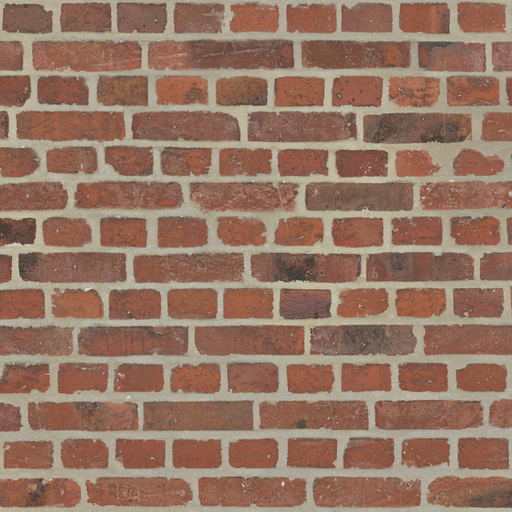
#> input picture Bricks085_512-PNG_Color.png, 512 x 512 px
$ python main.py
#> lines starting #> are read from the running program, lines starting #| are printed output that depends on the picture
import cv2 as cv
import numpy as np
import matplotlib.pyplot as plt


def display_images(original, blurred, msg_left, msg_right):
    fig, axes = plt.subplots(1, 2, figsize=(13, 6))

    axes[0].imshow(original)
    axes[0].set_title(msg_left)
    axes[0].axis('off')

    axes[1].imshow(blurred)
    axes[1].set_title(msg_right)
    axes[1].axis('off')

    plt.tight_layout()
    plt.show()

def save_blurred_img(name, img):
    img_bgr = cv.cvtColor(img, cv.COLOR_RGB2BGR)
    cv.imwrite(name, img_bgr)


def calculate_image_stats_detailed(image):
    if len(image.shape) != 3 or image.shape[2] != 3:
        raise ValueError("Not RGB image")

    height, width, channels = image.shape

    results = {}
    channel_names = ['R', 'G', 'B']

    for i, name in enumerate(channel_names):
        channel = image[:, :, i]

        mean_val = np.mean(channel)
        variance_val = np.var(channel)
        std_val = np.std(channel)
        min_val = np.min(channel)
        max_val = np.max(channel)

        results[name] = {
            'mean': mean_val,
            'variance': variance_val,
            'std': std_val,
            'min': min_val,
            'max': max_val,
            'range': max_val - min_val
        }

    gray_image = cv.cvtColor(image, cv.COLOR_RGB2GRAY)
    overall_mean = np.mean(gray_image)
    overall_variance = np.var(gray_image)

    return {
        'channels': results,
        'overall': {
            'mean': overall_mean,
            'variance': overall_variance,
            'size': f"{width}x{height}",
            'pixels': width * height
        }
    }

def print_stats(stats, msg):
    print("=" * 60)
    print(msg)
    for channel, values in stats['channels'].items():
        print(f"{channel} channels:")
        print(f"  Mean: {values['mean']:.2f}")
        print(f"  Variance: {values['variance']:.2f}")
        print(f"  std: {values['std']:.2f}")
        print(f"  Range: {values['min']} - {values['max']}\n")

    print(f"\nCommon stats (in grayscale):")
    print(f"  Mean: {stats['overall']['mean']:.2f}")
    print(f"  Variance: {stats['overall']['variance']:.2f}")
    print("="*60)


def plot_rgb_histograms(image, bins=256, range=(0, 256)):
    if len(image.shape) != 3 or image.shape[2] != 3:
        raise ValueError("Not RGB image")

    r_channel = image[:, :, 0]
    g_channel = image[:, :, 1]
    b_channel = image[:, :, 2]

    fig, axes = plt.subplots(2, 2, figsize=(12, 10))

    axes[0, 0].imshow(image if len(image.shape) == 3 else image, cmap='gray')
    axes[0, 0].set_title("Current image")
    axes[0, 0].axis('off')

    axes[0, 1].hist(r_channel.ravel(), bins=bins, range=range,
                    color='red', alpha=0.7, edgecolor='black')
    axes[0, 1].set_title("R channel (Red)")
    axes[0, 1].set_xlabel("Value of pixel")
    axes[0, 1].set_ylabel("Frequency")
    axes[0, 1].grid(True, alpha=0.3)

    axes[1, 0].hist(g_channel.ravel(), bins=bins, range=range,
                    color='green', alpha=0.7, edgecolor='black')
    axes[1, 0].set_title("G channel (Green)")
    axes[1, 0].set_xlabel("Value of pixel")
    axes[1, 0].set_ylabel("Frequency")
    axes[1, 0].grid(True, alpha=0.3)

    axes[1, 1].hist(b_channel.ravel(), bins=bins, range=range,
                    color='blue', alpha=0.7, edgecolor='black')
    axes[1, 1].set_title('B channel (Blue)')
    axes[1, 1].set_xlabel("Value of pixel")
    axes[1, 1].set_ylabel("Frequency")
    axes[1, 1].grid(True, alpha=0.3)

    plt.tight_layout()
    plt.show()

    r_hist = np.histogram(r_channel, bins=bins, range=range)
    g_hist = np.histogram(g_channel, bins=bins, range=range)
    b_hist = np.histogram(b_channel, bins=bins, range=range)

    return r_hist, g_hist, b_hist

if __name__ == "__main__":
    layers = 1
    kernel_size=(5, 5)
    sigma = 0
    image_path = "Bricks085_512-PNG_Color.png"

    image = cv.imread(image_path)
#> image is the input picture: shape (512, 512, 3); mean B, G, R 99.1, 116.9, 149.3
    image_rgb = cv.cvtColor(image, cv.COLOR_BGR2RGB)
    assert image is not None, "file could not be read, check with os.path.exists()"

    stats = calculate_image_stats_detailed(image_rgb)
#> the loop in calculate_image_stats_detailed, `for i, name in enumerate(channel_names):` made 3 passes
#> (mean_val, variance_val, std_val, min_val, max_val) on passes 1 to 3: (149.3, 495.5, 22.26, 40, 232), (116.9, 1252.6, 35.39, 44, 232), (99.15, 1169.5, 34.2, 37, 233)
#> pass 1, in calculate_image_stats_detailed, `channel = image[:, :, i]`:
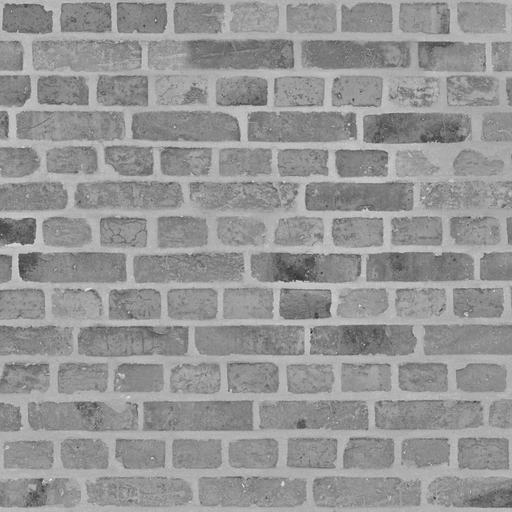
#> channel: shape (512, 512); min 40, max 232, mean 149.3
#> after the loop in calculate_image_stats_detailed, `for i, name in enumerate(channel_names):`: results = 3 items
#> in calculate_image_stats_detailed, `overall_mean = np.mean(gray_image)`: overall_mean = 124.6
#> in calculate_image_stats_detailed, `overall_variance = np.var(gray_image)`: overall_variance = 938.1
#> stats = 2 items
    print_stats(stats, "Original image:")
#> the loop in print_stats, `for channel, values in stats['channels'].items():` made 3 passes
#> channel on passes 1 to 3: 'R', 'G', 'B'
#> (printed output is left out)
#|   Mean: 124.60
#|   Variance: 938.12
    plot_rgb_histograms(image_rgb)

    gaussian_array = []
    laplacian = image_rgb.copy()
    # generate Gaussian pyramid for image
    for i in range(layers):
        #blurred = cv.GaussianBlur(lap, kernel_size, sigma)
        blurred = cv.pyrDown(laplacian)
        gaussian_array.append(blurred)
        #lap = lap - blurred
        upscaled_gaussian = cv.pyrUp(blurred)
        laplacian = laplacian - upscaled_gaussian
        #display_images(laplacian, upscaled_gaussian, msg_left="Laplacian", msg_right='Gaussian')
        save_blurred_img(f"blurred_{i}.png", blurred)

        stats = calculate_image_stats_detailed(blurred)
        print_stats(stats, f"Blurred image {i}:")
        plot_rgb_histograms(blurred)
#> this loop made 1 pass
#> (overall_mean in calculate_image_stats_detailed, overall_variance in calculate_image_stats_detailed) on pass 1: (124.6, 788.1)
#> (printed output is left out)
#> pass 1, `laplacian = laplacian - upscaled_gaussian`:
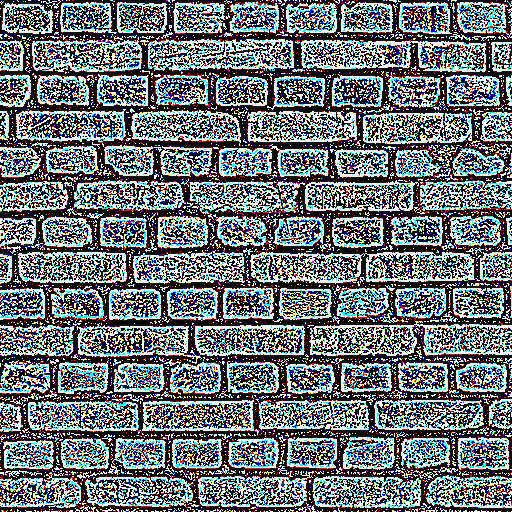
#> laplacian: shape (512, 512, 3); mean R, G, B 108.6, 115.5, 119.2
#> pass 1, in plot_rgb_histograms (call 2), `plt.show()`:
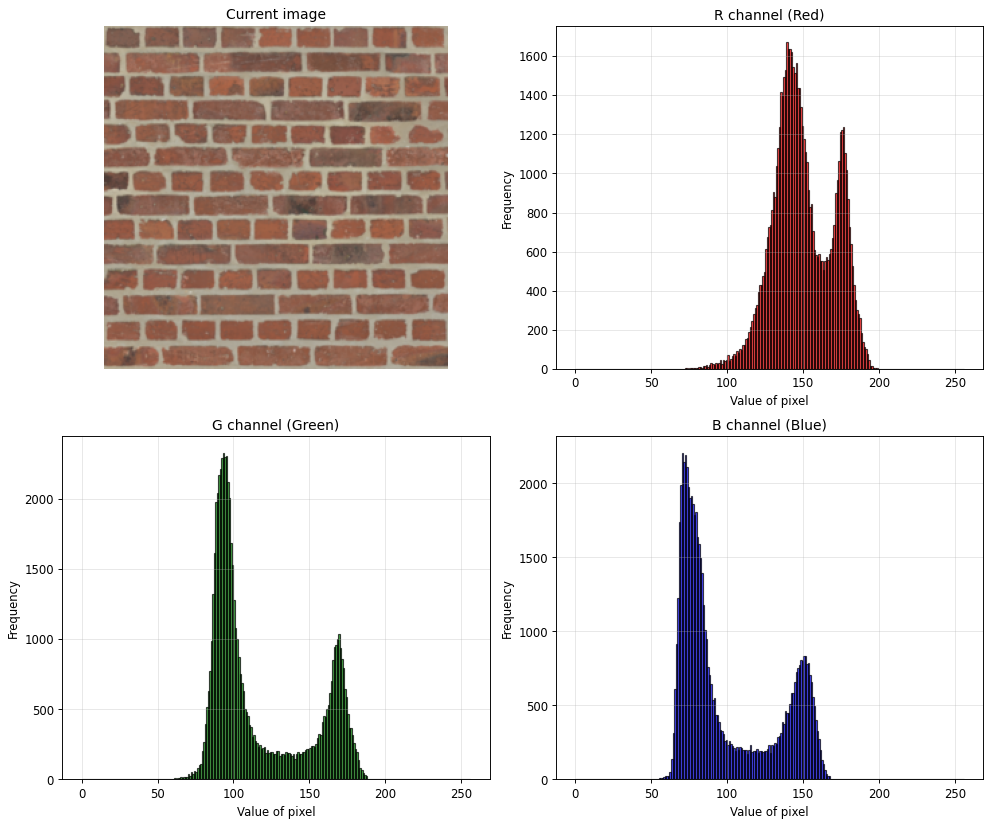
#> figure drawn by matplotlib, 4 panels; panel 2: tallest bar 1671 high, from x = 139 to 140; panel 3: tallest bar 2328 high, from x = 93 to 94; panel 4: tallest bar 2207 high, from x = 70 to 71
#> after the loop, gaussian_array = 1 item

    save_blurred_img(f"laplacian.png", laplacian)
    stats = calculate_image_stats_detailed(laplacian)
#> the loop in calculate_image_stats_detailed (call 3), `for i, name in enumerate(channel_names):` made 3 passes
#> (mean_val, variance_val, std_val) on passes 1 to 3: (108.6, 14609.2, 120.9), (115.5, 14622, 120.9), (119.2, 14779.3, 121.6)
#> pass 1, in calculate_image_stats_detailed (call 3), `channel = image[:, :, i]`:
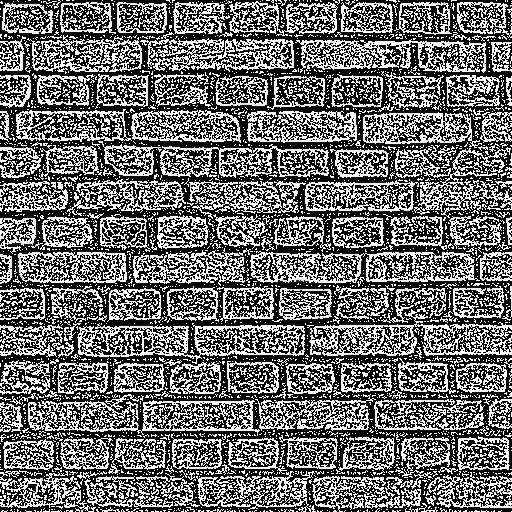
#> channel: shape (512, 512); min 0, max 255, mean 108.6
#> pass 3, in calculate_image_stats_detailed (call 3), `channel = image[:, :, i]`:
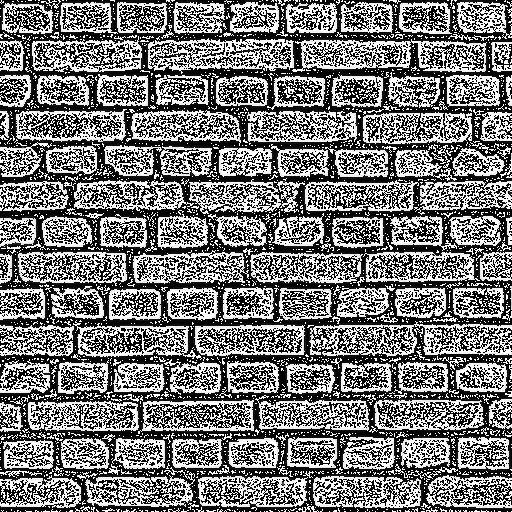
#> channel: shape (512, 512); min 0, max 255, mean 119.2
#> in calculate_image_stats_detailed (call 3), `gray_image = cv.cvtColor(image, cv.COLOR_RGB2GRAY)`:
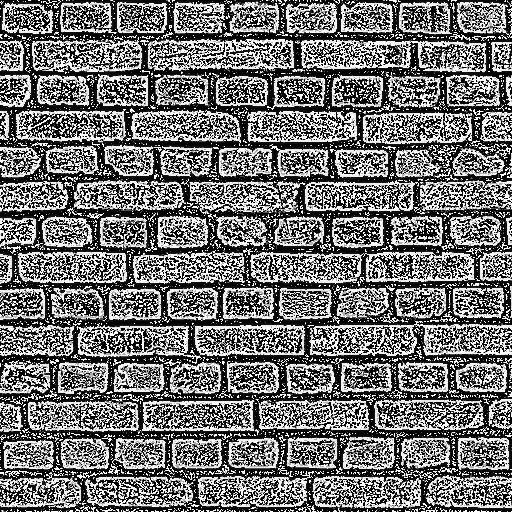
#> gray_image: shape (512, 512); min 0, max 255, mean 113.9
#> in calculate_image_stats_detailed (call 3), `overall_mean = np.mean(gray_image)`: overall_mean = 113.9
#> in calculate_image_stats_detailed (call 3), `overall_variance = np.var(gray_image)`: overall_variance = 12279.2
    print_stats(stats, "Laplacian:")
#|   Mean: 113.89
#|   Variance: 12279.17
    plot_rgb_histograms(laplacian)
#> call 3 of plot_rgb_histograms, with bins = 256, range = (0, 256)
#> in plot_rgb_histograms (call 3), `plt.show()`:
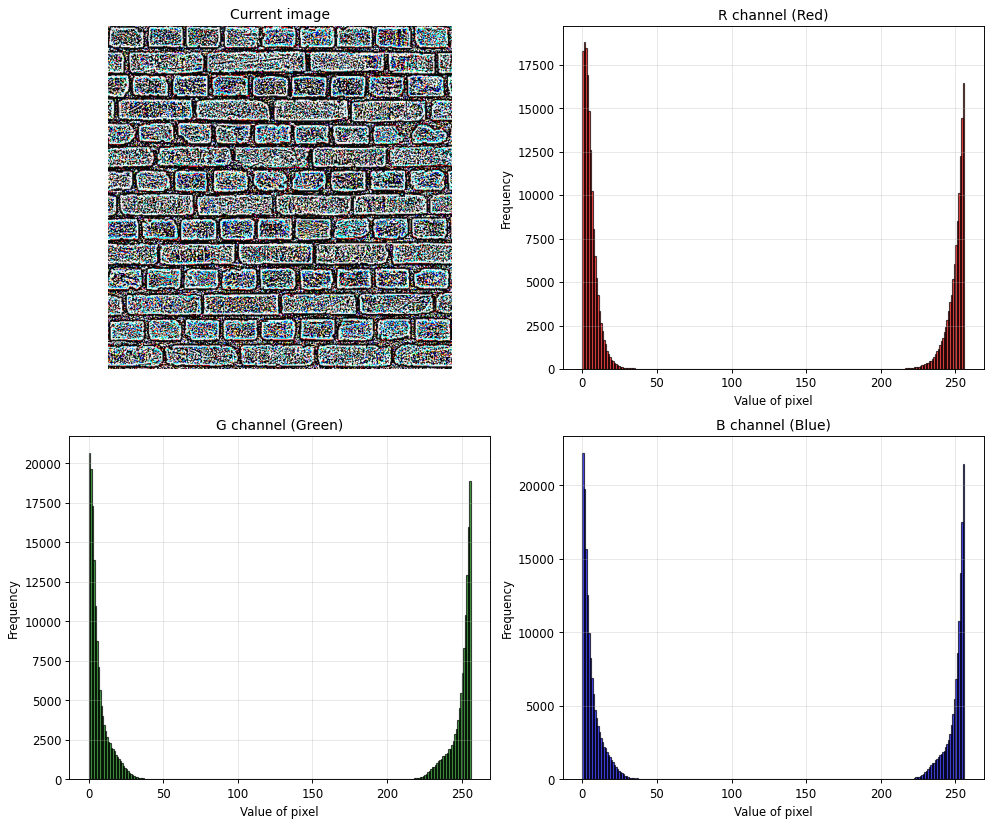
#> figure drawn by matplotlib, 4 panels; panel 2: tallest bar 18801 high, from x = 1 to 2; panel 3: tallest bar 20682 high, from x = 0 to 1; panel 4: tallest bar 22231 high, from x = 0 to 1

    # now reconstruct
    for i in range(layers-1, -1, -1):
        upscaled_gaussian = cv.pyrUp(gaussian_array[i])
        laplacian = laplacian + upscaled_gaussian
        #lap = lap + gp[i]
        display_images(laplacian, image_rgb, msg_left="Restored", msg_right='Origin')
